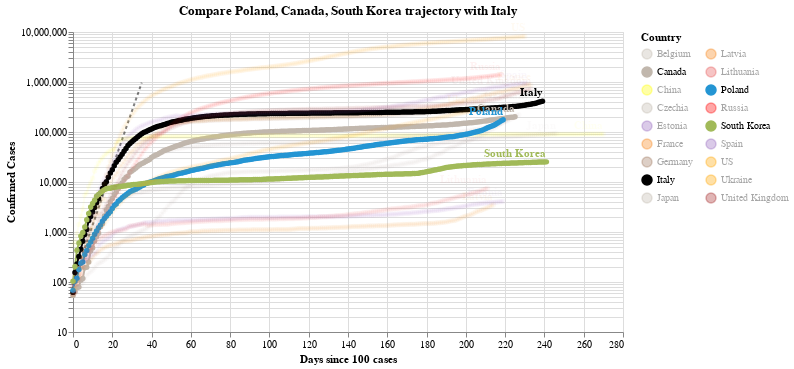

The cell this chart's notebook holds for it:
### Code cell
#hide_input
chart3 = make_since_chart(dff2, ['Poland', 'Canada', 'South Korea'], baseline_countries)
chart3

### Figure 1 — Vega-Lite specification as saved in the notebook (floating-point values rounded to 4 significant figures; data arrays with more than 128 entries replaced by an {"elided": "..."} marker saying what was removed)
{"config": {"view": {"continuousWidth": 400, "continuousHeight": 300}}, "layer": [{"data": {"name": "data-628230001892d6798b50651be41d1b3e"}, "mark": {"type": "line", "color": "black", "opacity": 0.5, "strokeDash": [3, 3]}, "encoding": {"x": {"type": "quantitative", "field": "Days since 100 cases"}, "y": {"type": "quantitative", "field": "Confirmed Cases"}}}, {"data": {"name": "data-0ad66ba218f37f5138c7ed294320721c"}, "mark": {"type": "line", "point": true}, "encoding": {"color": {"type": "nominal", "field": "Country", "legend": {"columns": 2}, "scale": {"domain": ["Belgium", "Canada", "China", "Czechia", "Estonia", "France", "Germany", "Italy", "Japan", "Latvia", "Lithuania", "Poland", "Russia", "South Korea", "Spain", "US", "Ukraine", "United Kingdom"], "range": ["#C1B7AD", "#C1B7AD", "yellow", "#C1B7AD", "#9467bd", "#F58518", "#9D755D", "black", "#C1B7AD", "#F58518", "#E45756", "#2495D3", "red", "#A1BA59", "#9467bd", "orange", "orange", "brown"]}}, "opacity": {"condition": {"value": 1, "selection": "selector001"}, "value": 0.05}, "tooltip": [{"type": "nominal", "field": "Country"}, {"type": "temporal", "field": "Date"}, {"type": "quantitative", "field": "Confirmed Cases"}, {"type": "quantitative", "field": "Days since 100 cases"}], "x": {"type": "quantitative", "field": "Days since 100 cases"}, "y": {"type": "quantitative", "field": "Confirmed Cases", "scale": {"type": "log"}}}, "selection": {"selector001": {"type": "multi", "fields": ["Country"], "bind": "legend", "init": [{"Country": "Poland"}, {"Country": "Canada"}, {"Country": "South Korea"}, {"Country": "Italy"}]}}, "width": 550}, {"data": {"name": "data-0ad66ba218f37f5138c7ed294320721c"}, "mark": {"type": "text", "align": "right", "dy": -8, "fontWeight": "bold"}, "encoding": {"color": {"type": "nominal", "field": "Country", "legend": {"columns": 2}, "scale": {"domain": ["Belgium", "Canada", "China", "Czechia", "Estonia", "France", "Germany", "Italy", "Japan", "Latvia", "Lithuania", "Poland", "Russia", "South Korea", "Spain", "US", "Ukraine", "United Kingdom"], "range": ["#C1B7AD", "#C1B7AD", "yellow", "#C1B7AD", "#9467bd", "#F58518", "#9D755D", "black", "#C1B7AD", "#F58518", "#E45756", "#2495D3", "red", "#A1BA59", "#9467bd", "orange", "orange", "brown"]}}, "opacity": {"condition": {"value": 1, "selection": "selector001"}, "value": 0.05}, "text": {"type": "nominal", "field": "Country"}, "tooltip": [{"type": "nominal", "field": "Country"}, {"type": "temporal", "field": "Date"}, {"type": "quantitative", "field": "Confirmed Cases"}, {"type": "quantitative", "field": "Days since 100 cases"}], "x": {"type": "quantitative", "field": "Days since 100 cases"}, "y": {"type": "quantitative", "field": "Confirmed Cases", "scale": {"type": "log"}}}, "transform": [{"filter": "(datum['Date'] >= 1602979200000)"}], "width": 550}], "title": "Compare Poland, Canada, South Korea trajectory with Italy", "$schema": "https://vega.github.io/schema/vega-lite/v4.0.2.json", "datasets": {"data-628230001892d6798b50651be41d1b3e": [{"Days since 100 cases": 0, "Confirmed Cases": 100.0}, {"Days since 100 cases": 1, "Confirmed Cases": 130.0}, {"Days since 100 cases": 2, "Confirmed Cases": 169.0}, {"Days since 100 cases": 3, "Confirmed Cases": 219.7}, {"Days since 100 cases": 4, "Confirmed Cases": 285.6}, {"Days since 100 cases": 5, "Confirmed Cases": 371.3}, {"Days since 100 cases": 6, "Confirmed Cases": 482.7}, {"Days since 100 cases": 7, "Confirmed Cases": 627.5}, {"Days since 100 cases": 8, "Confirmed Cases": 815.7}, {"Days since 100 cases": 9, "Confirmed Cases": 1060.0}, {"Days since 100 cases": 10, "Confirmed Cases": 1379.0}, {"Days since 100 cases": 11, "Confirmed Cases": 1792.0}, {"Days since 100 cases": 12, "Confirmed Cases": 2330.0}, {"Days since 100 cases": 13, "Confirmed Cases": 3029.0}, {"Days since 100 cases": 14, "Confirmed Cases": 3937.0}, {"Days since 100 cases": 15, "Confirmed Cases": 5119.0}, {"Days since 100 cases": 16, "Confirmed Cases": 6654.0}, {"Days since 100 cases": 17, "Confirmed Cases": 8650.0}, {"Days since 100 cases": 18, "Confirmed Cases": 11250.0}, {"Days since 100 cases": 19, "Confirmed Cases": 14620.0}, {"Days since 100 cases": 20, "Confirmed Cases": 19000.0}, {"Days since 100 cases": 21, "Confirmed Cases": 24710.0}, {"Days since 100 cases": 22, "Confirmed Cases": 32120.0}, {"Days since 100 cases": 23, "Confirmed Cases": 41750.0}, {"Days since 100 cases": 24, "Confirmed Cases": 54280.0}, {"Days since 100 cases": 25, "Confirmed Cases": 70560.0}, {"Days since 100 cases": 26, "Confirmed Cases": 91730.0}, {"Days since 100 cases": 27, "Confirmed Cases": 119300.0}, {"Days since 100 cases": 28, "Confirmed Cases": 155000.0}, {"Days since 100 cases": 29, "Confirmed Cases": 201500.0}, {"Days since 100 cases": 30, "Confirmed Cases": 262000.0}, {"Days since 100 cases": 31, "Confirmed Cases": 340600.0}, {"Days since 100 cases": 32, "Confirmed Cases": 442800.0}, {"Days since 100 cases": 33, "Confirmed Cases": 575600.0}, {"Days since 100 cases": 34, "Confirmed Cases": 748300.0}, {"Days since 100 cases": 35, "Confirmed Cases": 972800.0}], "data-0ad66ba218f37f5138c7ed294320721c": {"elided": "4137 records"}}}
